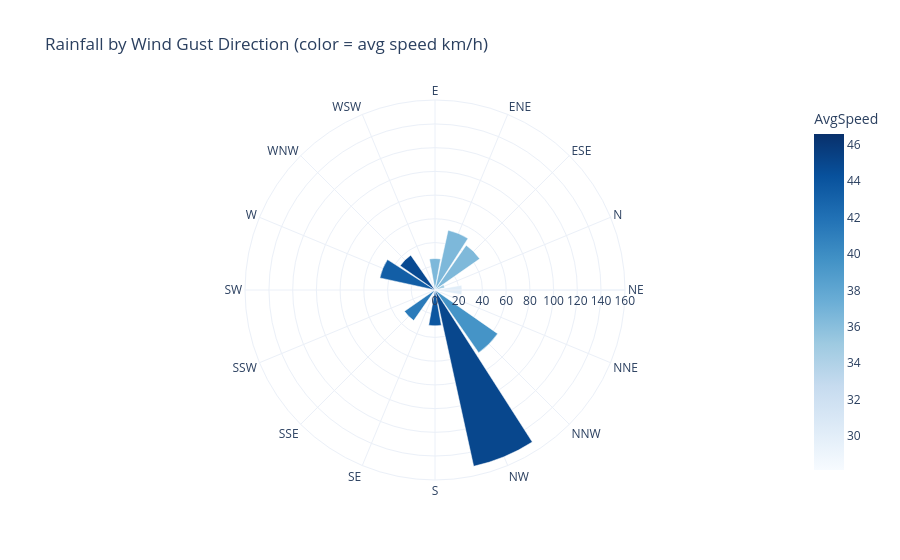

The code cell stored with this chart in its notebook:
### Markdown cell above
## 4. Wind Analysis — Rose Chart

### Code cell
wind_rain = df.groupby('WindGustDir').agg(
    TotalRain=('Rainfall', 'sum'),
    AvgSpeed=('WindGustSpeed', 'mean'),
    Count=('WindGustDir', 'count')
).reset_index().dropna()

fig = px.bar_polar(
    wind_rain, r='TotalRain', theta='WindGustDir',
    color='AvgSpeed', color_continuous_scale='Blues',
    title='Rainfall by Wind Gust Direction (color = avg speed km/h)',
    template='plotly_white'
)
fig.update_layout(polar=dict(radialaxis=dict(showticklabels=True)))
fig.show()

print('\nTop 5 directions by total rainfall:')
print(wind_rain.nlargest(5, 'TotalRain')[['WindGustDir','TotalRain','AvgSpeed']].to_string(index=False))

### Figure 1 — Plotly figure (JSON) as saved in the notebook; plotly's stock layout.template omitted (floating-point values rounded to 4 significant figures)
{"data": [{"hovertemplate": "TotalRain=%{r}<br>WindGustDir=%{theta}<br>AvgSpeed=%{marker.color}<extra></extra>", "legendgroup": "", "marker": {"color": [36.54, 36.53, 36.48, 34.76, 30.19, 28.12, 39.52, 45.01, 43.95, 33.5, 41.25, 46.6, 36.0, 43.35, 44.83, 43.5], "coloraxis": "coloraxis", "pattern": {"shape": ""}}, "name": "", "r": [26.6, 51.6, 46.0, 8.4, 22.8, 4.6, 64.4, 152.2, 30.2, 1.2, 31.4, 0.0, 0.0, 47.6, 35.8, 0.0], "showlegend": false, "subplot": "polar", "theta": ["E", "ENE", "ESE", "N", "NE", "NNE", "NNW", "NW", "S", "SE", "SSE", "SSW", "SW", "W", "WNW", "WSW"], "type": "barpolar"}], "layout": {"barmode": "relative", "coloraxis": {"autocolorscale": false, "colorbar": {"title": {"text": "AvgSpeed"}}, "colorscale": [[0, "rgb(247,251,255)"], [0.125, "rgb(222,235,247)"], [0.25, "rgb(198,219,239)"], [0.375, "rgb(158,202,225)"], [0.5, "rgb(107,174,214)"], [0.625, "rgb(66,146,198)"], [0.75, "rgb(33,113,181)"], [0.875, "rgb(8,81,156)"], [1, "rgb(8,48,107)"]]}, "legend": {"tracegroupgap": 0}, "polar": {"angularaxis": {"direction": "clockwise", "rotation": 90}, "domain": {"x": [0, 1], "y": [0, 1]}, "radialaxis": {"showticklabels": true}}, "title": {"text": "Rainfall by Wind Gust Direction (color = avg speed km/h)"}}}
